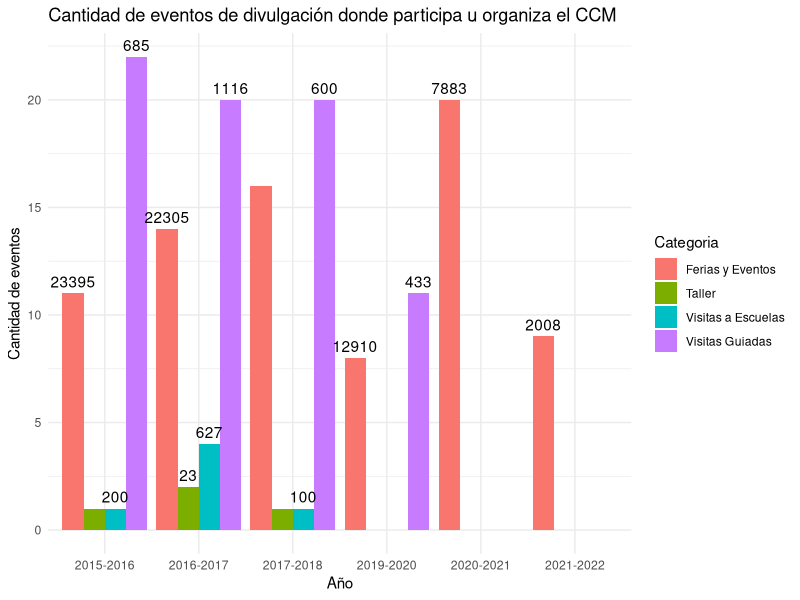

Here is the R script that generated this plot:
library(tidyverse)

# Descargar Tabla de Equipo 4 desde el drive como TSV
# Cambiar el nombre de la tabla a divulgacion_CCM.tsv
# Quitarle los acentos en bash: sed -i 'y/áéíóú/aeiou/' divulgacion_CCM.tsv
setwd("Graficas_CCM/Equipo4/") # Poner el directorio apropiado
datos <- read.delim("divulgacion_CCM.tsv", header = TRUE, na.strings = "")


datos$Categoria <- as.factor(datos$Categoria)
eventos <- datos %>%
  group_by(Categoria, Año)%>%
  summarize(Cantidad_Asistentes = sum(Asistentes, na.rm = TRUE),
            Cantidad_Eventos = n()) %>%
  complete(fill = list(Cantidad_Eventos = 0))

# Crear todas las combinaciones de Categoría y Año
categorias_unicas <- eventos$Categoria %>% unique()
años_unicos <- eventos$Año %>% unique()
combinaciones <- expand.grid(Categoria = categorias_unicas, Año = años_unicos)

# Realizar el join con el dataframe original
eventos_completo <- left_join(combinaciones, eventos, by = c("Categoria", "Año"))

# Llenar los valores faltantes con ceros
eventos_completo$Cantidad_Asistentes[is.na(eventos_completo$Cantidad_Asistentes)] <- 0
eventos_completo$Cantidad_Eventos[is.na(eventos_completo$Cantidad_Eventos)] <- 0


eventos_completo$Cantidad_Asistentes <- ifelse(eventos_completo$Cantidad_Asistentes == 0, NA,eventos_completo$Cantidad_Asistentes )



e <-ggplot(eventos_completo, aes(x = factor(Año), y = Cantidad_Eventos, fill = Categoria)) +
  geom_bar(stat = "identity", position = "dodge")+
  labs(title = "Cantidad de eventos de divulgación donde participa u organiza el CCM",
       x = "Año",
       y = "Cantidad de eventos") +
  theme_minimal()+
  geom_text(aes(label = Cantidad_Asistentes), position = position_dodge(width=0.9), vjust = -0.5) # Agregar texto encima de las barras
e


